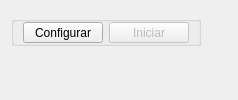
      <widget class="QWidget" name="Station_1">
       <attribute name="title">
        <string>Estacion 1</string>
       </attribute>
       <layout class="QGridLayout" name="gridLayout_7">
        <item row="1" column="0" colspan="2">
         <widget class="PressureTempGraph" name="GraphE_1" native="true">
          <property name="enabled">
           <bool>true</bool>
          </property>
          <property name="autoFillBackground">
           <bool>true</bool>
          </property>
         </widget>
        </item>
        <item row="0" column="0">
         <widget class="QGroupBox" name="gbBtns_1">
          <property name="enabled">
           <bool>true</bool>
          </property>
          <property name="maximumSize">
           <size>
            <width>16777215</width>
            <height>30</height>
           </size>
          </property>
          <property name="title">
           <string/>
          </property>
          <layout class="QGridLayout" name="gridLayout_8">
           <property name="leftMargin">
            <number>9</number>
           </property>
           <property name="topMargin">
            <number>0</number>
           </property>
           <property name="bottomMargin">
            <number>0</number>
           </property>
           <item row="0" column="1">
            <widget class="QPushButton" name="btnEstRun_1">
             <property name="enabled">
              <bool>false</bool>
             </property>
             <property name="maximumSize">
              <size>
               <width>100</width>
               <height>100</height>
              </size>
             </property>
             <property name="text">
              <string>Iniciar</string>
             </property>
             <property name="flat">
              <bool>false</bool>
             </property>
            </widget>
           </item>
           <item row="0" column="0">
            <widget class="QPushButton" name="btnEstConfig_1">
             <property name="enabled">
              <bool>true</bool>
             </property>
             <property name="maximumSize">
              <size>
               <width>100</width>
               <height>16777215</height>
              </size>
             </property>
             <property name="text">
              <string>Configurar</string>
             </property>
            </widget>
           </item>
          </layout>
         </widget>
        </item>
        <item row="0" column="1">
         <spacer name="horizontalSpacer">
          <property name="orientation">
           <enum>Qt::Horizontal</enum>
          </property>
          <property name="sizeHint" stdset="0">
           <size>
            <width>20</width>
            <height>40</height>
           </size>
          </property>
         </spacer>
        </item>
       </layout>
      </widget>
